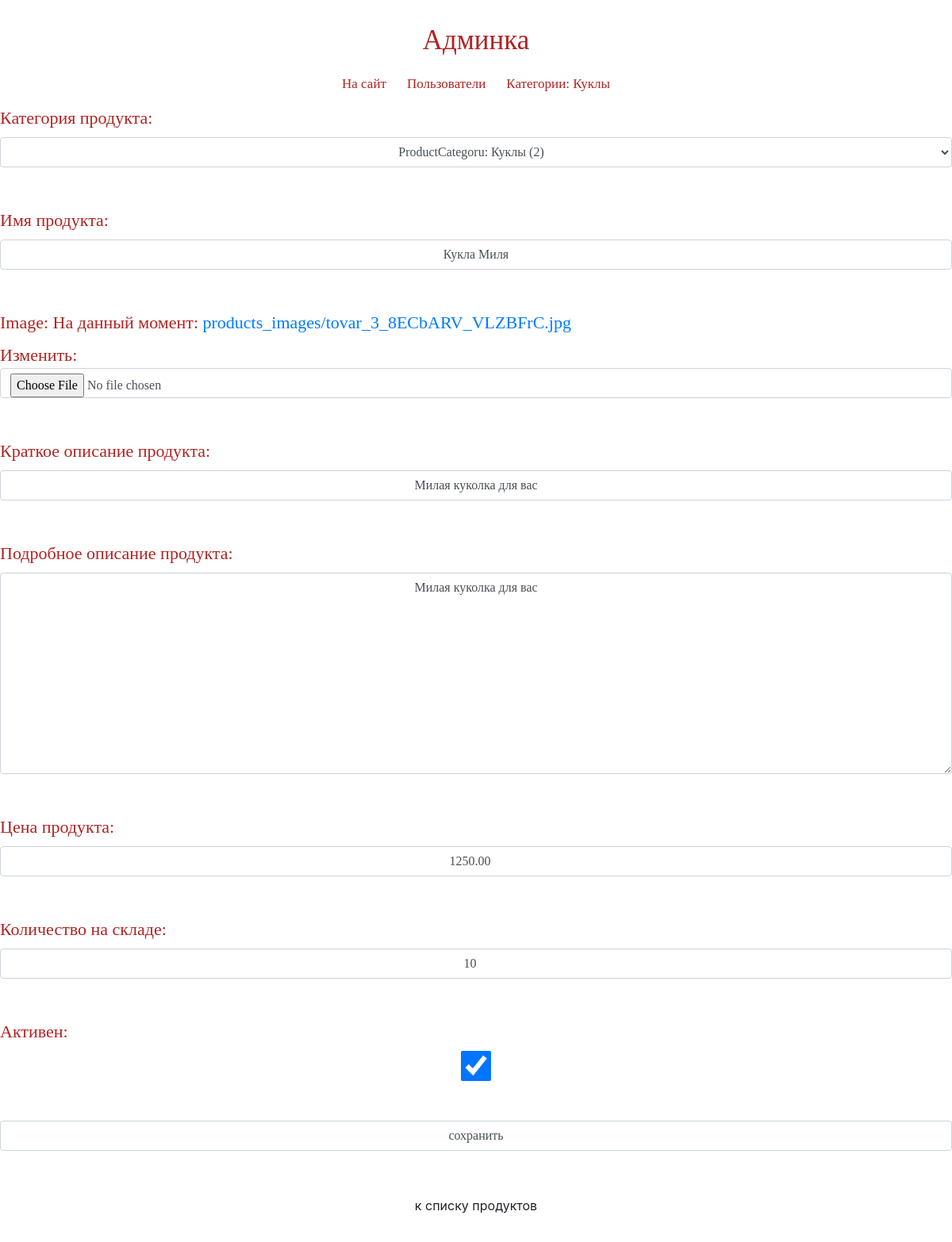
/myadmin/product/update/3/, run on the app's committed database.
### mainapp/models.py (models this page shows, shortened)
class ProductCategoru(models.Model):
    name = models.CharField(verbose_name='имя категории', max_length=64, unique=True)
    description = models.TextField(verbose_name='описание', blank=True, null=True)
    is_active = models.BooleanField(verbose_name='активна', default=True)
    def __str__(self):
        return f'ProductCategoru: {self.name} ({self.pk})'

class Product(models.Model):
    category = models.ForeignKey(ProductCategoru, verbose_name='категория продукта', on_delete=models.CASCADE)
    name = models.CharField(verbose_name='имя продукта', max_length=128)
    image = models.ImageField(upload_to='products_images', null=True)
    short_desc = models.CharField(verbose_name='краткое описание продукта', max_length=64, blank=True)
    description = models.TextField(verbose_name='подробное описание продукта', blank=True)
    price = models.DecimalField(verbose_name='цена продукта', max_digits=8, decimal_places=2, default=0)
    quantity = models.PositiveIntegerField(verbose_name='количество на складе', default=0)
    is_active = models.BooleanField(verbose_name='активен', default=True)

### adminapp/views.py (the view)
# urls.py: re_path('^product/update/(?P<pk>\d+)/$', adminapp.product_update, name='product_update'),
def product_update(request, pk):
    title = 'продукт/создание'
    product = get_object_or_404(Product, pk=pk)
    if request.method == 'POST':
        form = AdminProductEditForm(request.POST, request.FILES, instance=product)
        if form.is_valid():
            form.save()
            return HttpResponseRedirect(reverse('admin:products',
                                                kwargs={
                                                    'pk': product.category.pk
                                                }))
    else:
        form = AdminProductEditForm(instance=product)
    context = {
        'title': title,
        'form': form,
        'category': product.category,
    }
    return render(request, 'adminapp/product_update.html', context)

### adminapp/forms.py
class AdminProductEditForm(forms.ModelForm):
    class Meta:
        model = Product
        fields = '__all__'
    def __init__(self, *args, **kwargs):
        super().__init__(*args, **kwargs)
        for field_name, field in self.fields.items():
            field.widget.attrs['class'] = 'form-control'
            field.help_text = ''

### mainapp/context_processors.py (called while the page is built)
def basket(request):
    basket = []
    if request.user.is_authenticated:
        basket = request.user.basket_set.all().order_by('product__category')
    return {
        'basket': basket,
    }

### adminapp/templates/adminapp/product_update.html (shortened to what this page needs)
{% extends 'adminapp/base.html' %}
{% load static %}
{% block container %}
    <div class="new_category_form">
        <form class="form-horizontal" method="post" enctype="multipart/form-data">
            {{ form.as_p }}
            <input class="form-control" type="submit" value="сохранить">
        </form>
        <a href="{% url 'admin:products' category.pk %}" class="btn btn-round form-control last">
            к списку продуктов
        </a>
    </div>
{% endblock %}

### adminapp/templates/adminapp/includes/inc_menu.html
<ul class="menu_in">
    <li class="men-l"><a href="{% url 'main:main' %}" class="menu-link">На сайт</a></li>
    <li class="men-l ">
        <a href="{% url 'admin:index' %}" class="{% if request.resolver_match.url_name == 'index' %}active{% endif %} menu-link">
            Пользователи
        </a>
    </li>
    <li class="men-l">
        <a href="{% url 'admin:categories' %}"
        class="{% if request.resolver_match.url_name == 'categories' or category.name %}active{% endif %} menu-link">
            Категории{% if category %}: <span>{{ category.name }}</span>{% endif %}
        </a>
    </li>
</ul>

### static/css/stil.css (style rules this page uses)
* { margin: 0; padding: 0; }
html, body { height: 100%; }
.menu-link { display: block; text-decoration: none; color: #B22222; padding: 13px; font-size: 17px; }
.men-l { list-style-type: none; }
.form-control { width: 370px; text-align: center; margin-bottom: 50px; display: block; text-decoration: none; color: #cfb4b4; padding: 10px 13px; }
.form-horizontal { color: #B22222; font-family: 'Cormorant SC', serif; font-size: 22px; }
.menu_in { display: flex; margin: 0 auto; list-style-type: none; }

### data on the page
ProductCategoru: name "Куклы", name "Кукла Миля"
Product: category "ProductCategoru: Куклы (2)", short_desc "Милая куколка для вас", description "Милая куколка для вас", price "1250.00", quantity "10", is_active "☑"
